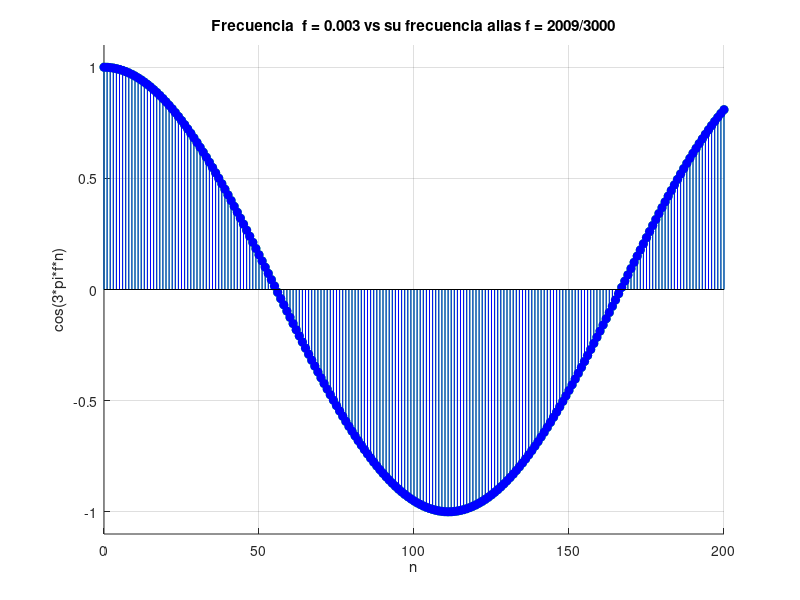
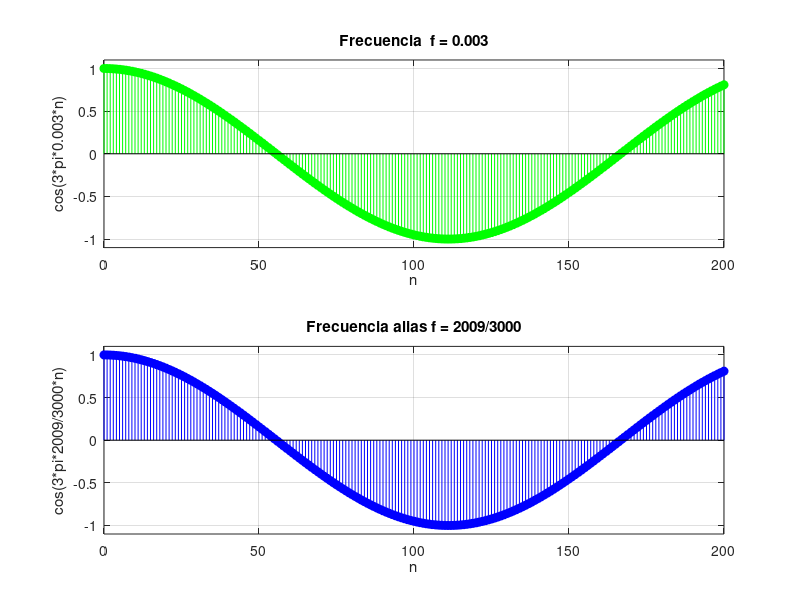

The MATLAB script that drew these images, in order:
% Ejercicio 4

n = 0:1:200; % Muestras.

% Frecuencias.
f1 = 0.003;
f2 = 2009/3000; %Primera frecuencia alias de la fundamental f1

% Gr�ficas en mismo eje.

figure(1);  % Crea Figura 1.
grid; % Cuadr�cula.
axis([0,200,-1.1,1.1]);
title("Frecuencia  f = 0.003 vs su frecuencia alias f = 2009/3000")
xlabel('n');
ylabel('cos(3*pi*f*n)');
hold on; % A�ade cambios sin borrar.

stem(n, cos(3*pi*f1*n), 'g','filled'); % Grafica con frecuencia 1.
stem(n, cos(3*pi*f2*n), 'b','filled'); % Grafica con frecuencia 2.

hold off;


figure(2);  % Crea Figura 2.

subplot(2,1,1); % Eje 1.
stem(n, cos(3*pi*f1*n), 'g','filled'); % Grafica con frecuencia 1.
grid; % Cuadr�cula.
axis([0,200,-1.1,1.1]);
title("Frecuencia  f = 0.003")
xlabel('n');
ylabel('cos(3*pi*0.003*n)');

subplot(2,1,2); % Eje 2.
stem(n, cos(3*pi*f2*n), 'b','filled'); % Grafica con frecuencia 2.
grid; % Cuadr�cula.
axis([0,200,-1.1,1.1]);
title("Frecuencia alias f = 2009/3000")
xlabel('n');
ylabel('cos(3*pi*2009/3000*n)');